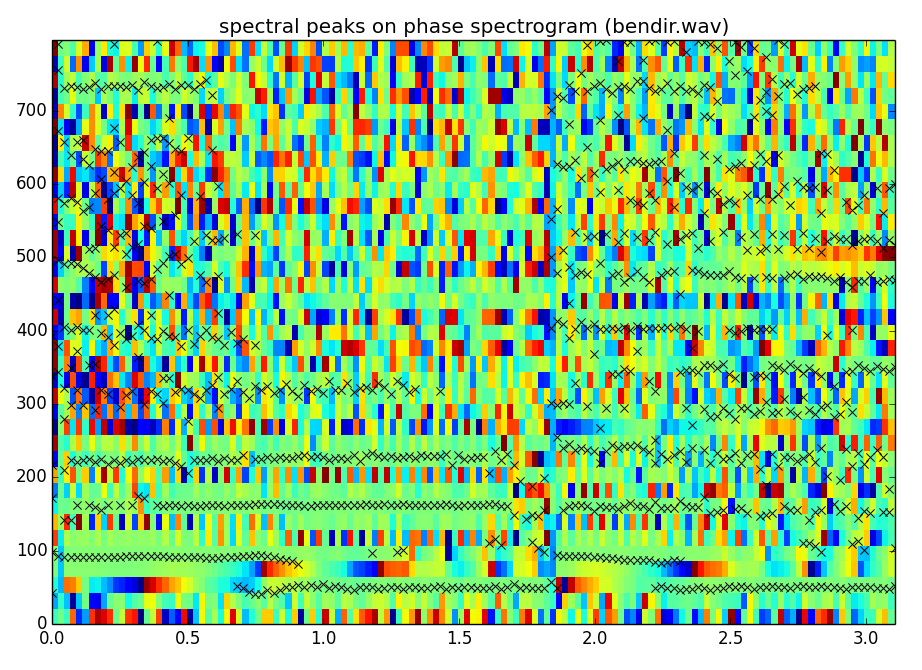

Write Python code to recreate this figure.
import numpy as np
import matplotlib.pyplot as plt
from scipy.signal import hamming, hanning, triang, blackmanharris, resample
import math
import sys, os, time

sys.path.append(os.path.join(os.path.dirname(os.path.realpath(__file__)), '../../../software/models/'))

import stftAnal, sineModelAnal
import smsWavplayer as wp


(fs, x) = wp.wavread(os.path.join(os.path.dirname(os.path.realpath(__file__)), '../../../sounds/bendir.wav'))
w = np.hamming(2001)
N = 2048
H = 1000
t = -80
mX, pX = stftAnal.stftAnal(x, fs, w, N, H)
ploc, pmag, pphase = sineModelAnal.sineModelAnal(x, fs, w, N, H, t)

maxplotbin = int(N*800.0/fs)
numFrames = int(mX[:,0].size)
frmTime = H*np.arange(numFrames)/float(fs)                             
binFreq = np.arange(maxplotbin+1)*float(fs)/N                         
plt.pcolormesh(frmTime, binFreq, np.transpose(np.diff(pX[:,:maxplotbin+1],axis=1)))
plt.autoscale(tight=True)
  
peaks = ploc*np.less(ploc,maxplotbin)*float(fs)/N
peaks[peaks==0] = np.nan
numFrames = int(ploc[:,0].size)
plt.plot(frmTime, peaks, 'x', color='k')
plt.plot(frmTime, peaks, 'x', color='k')
plt.autoscale(tight=True)
plt.title('spectral peaks on phase spectrogram (bendir.wav)')
plt.show()
